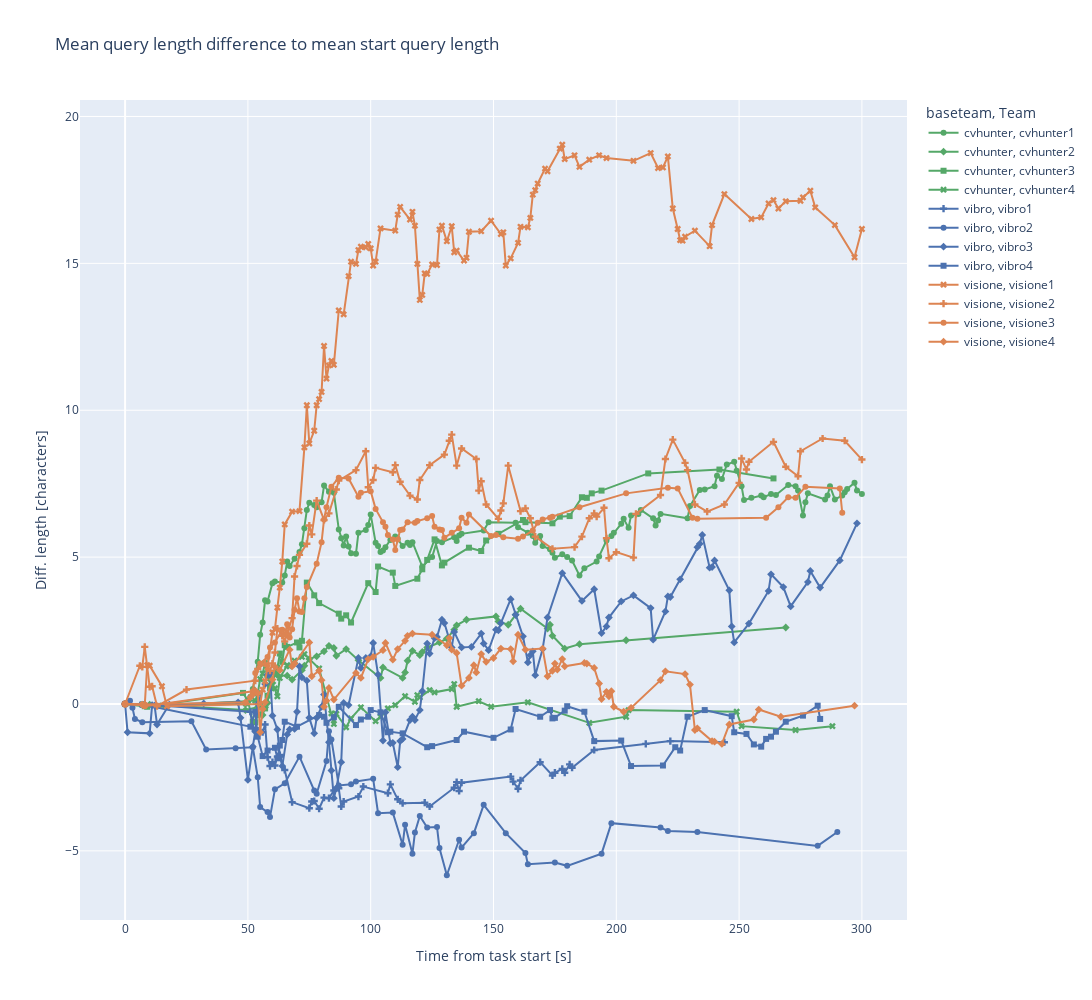

Source (notebook cell):
### Code cell
plot_query_length(querychanges,predefinedqueries)
